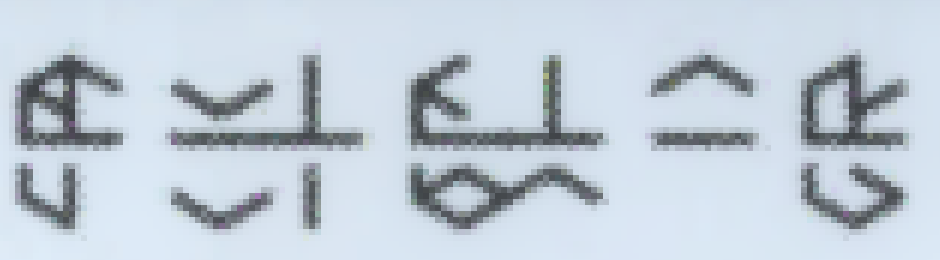
#> input picture python/test_key_text_large.png, 940 x 260 px
$ python read_tunicrunic.py
#> lines starting #> are read from the running program, lines starting #| are printed output that depends on the picture; after the words box and inside, x2 and y2 are one past the last pixel; in counts of white or black regions, pixels touching at a corner belong together
import cv2
import numpy as np
import matplotlib.pyplot as plt
import math

image = cv2.imread("test_key_text_large.png")
#> image is the input picture: shape (260, 940, 3); mean B, G, R 216, 204.9, 193.5
# image = cv2.imread("test_key_text.png")

gray = cv2.cvtColor(image, cv2.COLOR_BGR2GRAY)
denoise = cv2.fastNlMeansDenoising(gray, None)
# cv2.imshow("denoise", gray)

blur = cv2.GaussianBlur(denoise, (9,9), 0)
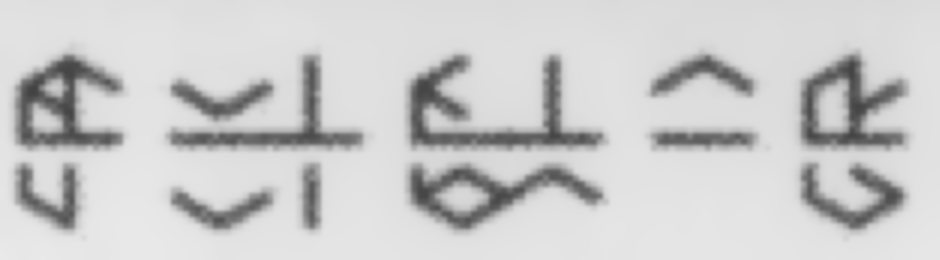
#> blur: shape (260, 940); min 66, max 233, mean 202.8
# cv2.imshow("blur", blur)


_, threshold = cv2.threshold(blur, 150, 255, cv2.THRESH_BINARY_INV )
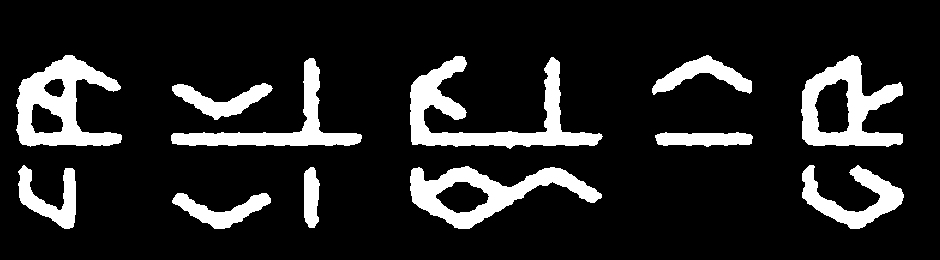
#> threshold: shape (260, 940); 13.9% white; 12 white regions, largest, box (x1, y1, x2, y2) and area: (410, 56, 603, 149) 5702, (16, 55, 122, 147) 4841, (410, 166, 602, 229) 4609
cv2.imshow("thresh", threshold)

thinned = cv2.ximgproc.thinning(threshold, cv2.ximgproc.THINNING_ZHANGSUEN)
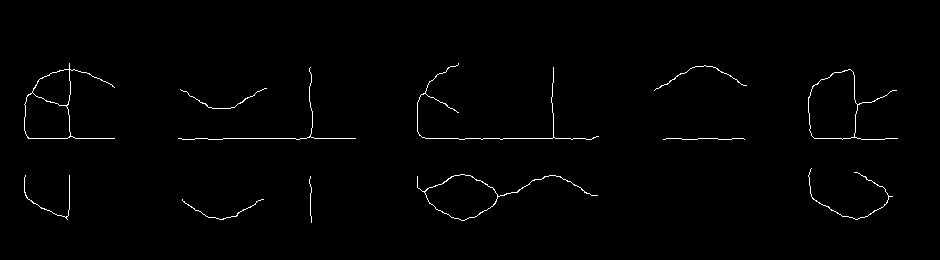
#> thinned: shape (260, 940); 0.94% white in thin lines or dots, all inside (x1, y1, x2, y2) = (24, 63, 898, 223)
cv2.imshow("thinned", thinned)

lines = cv2.HoughLinesP(
    image=thinned,
    rho=1,
    theta=np.pi/180,
    threshold=10,
    minLineLength=15,
    maxLineGap=15
)
#> lines = 77 rows, first 6: [178, 138, 355, 138], [182, 139, 222, 139], [821, 79, 849, 69], [69, 137, 69, 63], [425, 138, 480, 138], [814, 138, 842, 139]
for points in lines:
    x1, y1, x2, y2 = points[0]
    cv2.line(image, (x1, y1), (x2, y2), (0,255,0), 2)
#> this loop made 77 passes
#> (x1, y1, x2, y2) on passes 1 to 12: (178, 138, 355, 138), (182, 139, 222, 139), (821, 79, 849, 69), (69, 137, 69, 63), (425, 138, 480, 138), (814, 138, 842, 139), (532, 180, 560, 176), (868, 139, 890, 138), (25, 133, 25, 102), (417, 131, 417, 102), (500, 139, 568, 138), (215, 108, 234, 107)
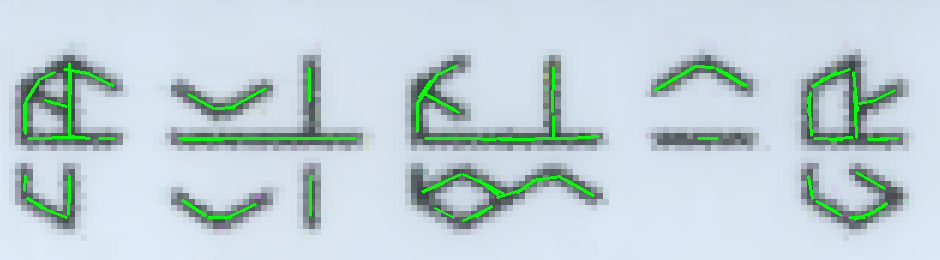
#> image: shape (260, 940, 3); 2.53% of pixels changed, all inside (x1, y1, x2, y2) = (23, 62, 899, 222)


# [16 lines of commented-out code are left out]

cv2.imshow("res", image)
cv2.waitKey(0)
cv2.destroyAllWindows()
